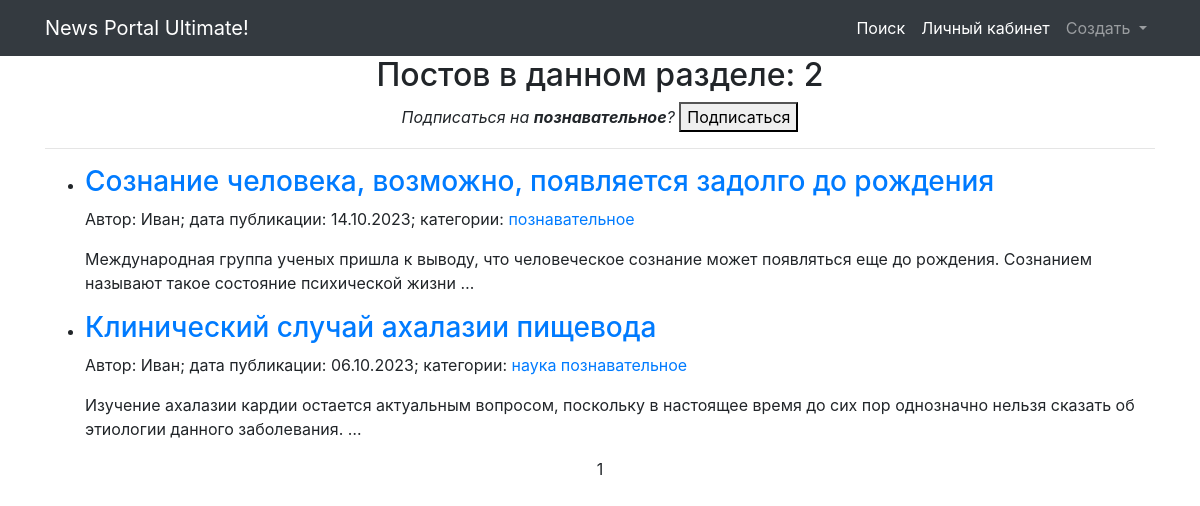
Page /news/category/4/ (signed in) on the committed database.
### news/models.py (models this page shows, shortened)
class Category(models.Model):
    name = models.CharField(unique=True, max_length=255)  # Уникальное имя категории
    subscribers = models.ManyToManyField(User, blank=True)
    def __str__(self):
        return self.name

class Post(models.Model):
    author = models.ForeignKey(Author, on_delete=models.CASCADE)  # Связь с моделью Author
    time_in = models.DateTimeField(auto_now_add=True)  # Дата и время создания поста
    type = models.CharField(choices=POST_TYPES, max_length=2)  # Тип поста (Статья или Новость)
    category = models.ManyToManyField('Category', through='PostCategory')
    title = models.TextField(max_length=255)  # Заголовок поста
    text = models.TextField()  # Текст поста
    rating = models.IntegerField(default=0)  # Рейтинг поста

class Author(models.Model):
    name = models.CharField(max_length=255)  # Имя автора
    user = models.OneToOneField(User, on_delete=models.CASCADE)  # Связь один-к-одному с моделью User
    rating = models.IntegerField(default=0)  # Рейтинг автора
    def __str__(self):
        return self.name

### news/views.py (the view)
# urls.py: path('category/<int:pk>/', PostCategory.as_view(), name='category'),
class PostCategory(ListView):
    model = Post
    ordering = ['-time_in']
    template_name = 'category.html'
    context_object_name = 'news'
    paginate_by = 10
    def get_queryset(self):
        self.id = resolve(self.request.path_info).kwargs['pk']
        category = Category.objects.get(id=self.id)
        queryset = Post.objects.filter(category=category)
        return queryset
    def get_context_data(self, **kwargs):
        context = super().get_context_data(**kwargs)
        user = self.request.user
        category = Category.objects.get(id=self.id)
        subscribed = category.subscribers.filter(email=user.email)
        if not subscribed:
            context['category'] = category
        return context

### news/templatetags/custom_filters.py (called while the page is built)
@register.filter(name='censor')
def censor(text):
   words = text.split()
   censored_words = []
   for word in words:
      lowercase_word = word.lower()
      if any(re.match(rf'\b{re.escape(word_base)}\w*\b', lowercase_word) for word_base in CENSOR_WORDS):
         censored_word = word[0] + '*' * len(word[1:])
         censored_words.append(censored_word)
      else:
         censored_words.append(word)
   censored_text = ' '.join(censored_words)
   return censored_text

### templates/category.html (shortened to what this page needs)
{% extends 'flatpages/default.html' %}
{% block content %}
    <h2>Постов в данном разделе: {{paginator.count}}</h2>
    {% if category.id %}
    <div class="subscribe">
        <em>
            Подписаться на
            <strong>{{category}}</strong>?
        </em>
        <a href="{% url 'subscribe' category.id %}">
            <button class="button-xsmall pure-botton button-wrning">
            Подписаться
            </button>
        </a>
    </div>
    {% endif %}
    <hr>
    {% include "content.html" %}
{% endblock content %}

### templates/content.html (shortened to what this page needs)
{% load custom_filters %}
{% load custom_tags %}
{% if news %}
    <ul>
        {% for new in news|dictsortreversed:"time_in" %}
        <li>
            <h3 style="text-align: left;">
                <a href="{% url 'new' new.id %}">
                    {{new.title|censor}}
                </a>
            </h3>
            <p style="text-align: left;" class="details">
                Автор: <span class="author">{{new.author}}</span>;
                дата публикации: <span class="date">{{new.time_in|date:'d.m.Y'}}</span>;
                категории:
                {% for c in new.category.values %}
                <a href="{% url 'category' c.id %}" class="category">{{c.name}}</a>
                {% endfor %}
            </p>
            <p style="text-align: left;">{{new.text|censor|truncatewords:20}}</p>
        </li>
        {% endfor %}
    </ul>
    {{ page_obj.number }}
{% else %}
    <h2>Постов нет!</h2>
{% endif %}

### rows in the picture
Category: name "познавательное"
Post: title|censor "Сознание человека, возможно, появляется задолго до рождения", author "Иван", time_in "14.10.2023", text|censor "Международная группа ученых пришла к выводу, что человеческое сознание может появляться еще до рождения. Сознанием называют такое состояние психической жизни …"
Post: title|censor "Клинический случай ахалазии пищевода", author "Иван", time_in "06.10.2023", text|censor "Изучение ахалазии кардии остается актуальным вопросом, поскольку в настоящее время до сих пор однозначно нельзя сказать об этиологии данного заболевания. …"
Category: name "наука"

### other values in the picture
{{ paginator.count }} "2"
{{ page_obj.number }} "1"
